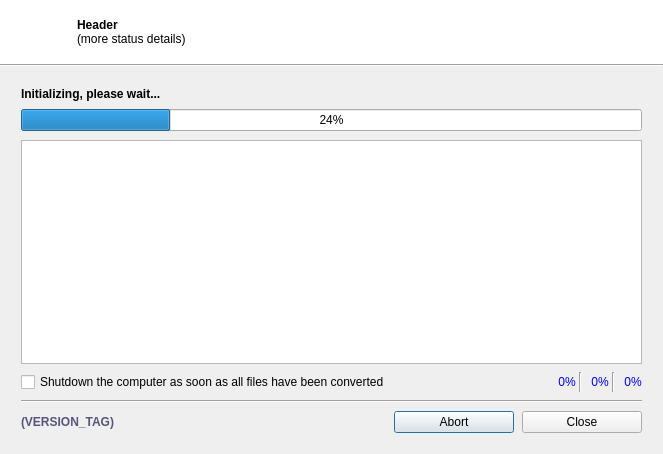
<?xml version="1.0" encoding="UTF-8"?>
<ui version="4.0">
 <class>ProcessingDialog</class>
 <widget class="QDialog" name="ProcessingDialog">
  <property name="geometry">
   <rect>
    <x>0</x>
    <y>0</y>
    <width>663</width>
    <height>454</height>
   </rect>
  </property>
  <property name="windowTitle">
   <string>LameXP - Processing</string>
  </property>
  <property name="windowIcon">
   <iconset resource="../res/Icons.qrc">
    <normaloff>:/icons/sound.png</normaloff>:/icons/sound.png</iconset>
  </property>
  <layout class="QVBoxLayout" name="verticalLayout_2">
   <property name="spacing">
    <number>0</number>
   </property>
   <property name="margin">
    <number>0</number>
   </property>
   <item>
    <layout class="QVBoxLayout" name="layout_base">
     <property name="spacing">
      <number>0</number>
     </property>
     <item>
      <widget class="QFrame" name="frame_header">
       <property name="minimumSize">
        <size>
         <width>0</width>
         <height>64</height>
        </size>
       </property>
       <property name="maximumSize">
        <size>
         <width>16777215</width>
         <height>64</height>
        </size>
       </property>
       <property name="palette">
        <palette>
         <active>
          <colorrole role="Base">
           <brush brushstyle="SolidPattern">
            <color alpha="255">
             <red>255</red>
             <green>255</green>
             <blue>255</blue>
            </color>
           </brush>
          </colorrole>
          <colorrole role="Window">
           <brush brushstyle="SolidPattern">
            <color alpha="255">
             <red>255</red>
             <green>255</green>
             <blue>255</blue>
            </color>
           </brush>
          </colorrole>
         </active>
         <inactive>
          <colorrole role="Base">
           <brush brushstyle="SolidPattern">
            <color alpha="255">
             <red>255</red>
             <green>255</green>
             <blue>255</blue>
            </color>
           </brush>
          </colorrole>
          <colorrole role="Window">
           <brush brushstyle="SolidPattern">
            <color alpha="255">
             <red>255</red>
             <green>255</green>
             <blue>255</blue>
            </color>
           </brush>
          </colorrole>
         </inactive>
         <disabled>
          <colorrole role="Base">
           <brush brushstyle="SolidPattern">
            <color alpha="255">
             <red>255</red>
             <green>255</green>
             <blue>255</blue>
            </color>
           </brush>
          </colorrole>
          <colorrole role="Window">
           <brush brushstyle="SolidPattern">
            <color alpha="255">
             <red>255</red>
             <green>255</green>
             <blue>255</blue>
            </color>
           </brush>
          </colorrole>
         </disabled>
        </palette>
       </property>
       <property name="autoFillBackground">
        <bool>true</bool>
       </property>
       <property name="frameShape">
        <enum>QFrame::NoFrame</enum>
       </property>
       <property name="frameShadow">
        <enum>QFrame::Raised</enum>
       </property>
       <layout class="QHBoxLayout" name="horizontalLayout_3">
        <property name="margin">
         <number>3</number>
        </property>
        <item>
         <layout class="QHBoxLayout" name="layout_verticalHeader">
          <item>
           <spacer name="spacer_horizontalHeader2">
            <property name="orientation">
             <enum>Qt::Horizontal</enum>
            </property>
            <property name="sizeType">
             <enum>QSizePolicy::Fixed</enum>
            </property>
            <property name="sizeHint" stdset="0">
             <size>
              <width>4</width>
              <height>20</height>
             </size>
            </property>
           </spacer>
          </item>
          <item>
           <widget class="QLabel" name="label_headerIcon">
            <property name="minimumSize">
             <size>
              <width>48</width>
              <height>45</height>
             </size>
            </property>
            <property name="maximumSize">
             <size>
              <width>48</width>
              <height>45</height>
             </size>
            </property>
            <property name="text">
             <string/>
            </property>
            <property name="pixmap">
             <pixmap resource="../res/Icons.qrc">:/MainIcon.png</pixmap>
            </property>
            <property name="scaledContents">
             <bool>true</bool>
            </property>
           </widget>
          </item>
          <item>
           <spacer name="spacer_horizontalHeader">
            <property name="orientation">
             <enum>Qt::Horizontal</enum>
            </property>
            <property name="sizeType">
             <enum>QSizePolicy::Fixed</enum>
            </property>
            <property name="sizeHint" stdset="0">
             <size>
              <width>16</width>
              <height>20</height>
             </size>
            </property>
           </spacer>
          </item>
          <item>
           <widget class="QLabel" name="label_headerStatus">
            <property name="text">
             <string notr="true">&lt;b&gt;Header&lt;/b&gt;&lt;br&gt;(more status details)</string>
            </property>
           </widget>
          </item>
          <item>
           <widget class="QLabel" name="label_headerWorking">
            <property name="maximumSize">
             <size>
              <width>48</width>
              <height>16777215</height>
             </size>
            </property>
            <property name="text">
             <string/>
            </property>
            <property name="pixmap">
             <pixmap resource="../res/Images.qrc">:/images/Working.gif</pixmap>
            </property>
            <property name="alignment">
             <set>Qt::AlignCenter</set>
            </property>
           </widget>
          </item>
         </layout>
        </item>
       </layout>
      </widget>
     </item>
     <item>
      <widget class="QFrame" name="frame_verticalLine">
       <property name="minimumSize">
        <size>
         <width>0</width>
         <height>2</height>
        </size>
       </property>
       <property name="maximumSize">
        <size>
         <width>16777215</width>
         <height>2</height>
        </size>
       </property>
       <property name="frameShape">
        <enum>QFrame::HLine</enum>
       </property>
       <property name="frameShadow">
        <enum>QFrame::Sunken</enum>
       </property>
      </widget>
     </item>
     <item>
      <layout class="QVBoxLayout" name="layout_main">
       <property name="spacing">
        <number>8</number>
       </property>
       <property name="margin">
        <number>21</number>
       </property>
       <item>
        <widget class="QLabel" name="label_progress">
         <property name="font">
          <font>
           <weight>75</weight>
           <bold>true</bold>
          </font>
         </property>
         <property name="text">
          <string>Initializing, please wait...</string>
         </property>
        </widget>
       </item>
       <item>
        <widget class="QProgressBar" name="progressBar">
         <property name="value">
          <number>24</number>
         </property>
         <property name="alignment">
          <set>Qt::AlignCenter</set>
         </property>
        </widget>
       </item>
       <item>
        <spacer name="verticalSpacer">
         <property name="orientation">
          <enum>Qt::Vertical</enum>
         </property>
         <property name="sizeType">
          <enum>QSizePolicy::Fixed</enum>
         </property>
         <property name="sizeHint" stdset="0">
          <size>
           <width>20</width>
           <height>1</height>
          </size>
         </property>
        </spacer>
       </item>
       <item>
        <widget class="QTableView" name="view_log">
         <property name="font">
          <font>
           <weight>50</weight>
           <bold>false</bold>
          </font>
         </property>
         <property name="selectionMode">
          <enum>QAbstractItemView::SingleSelection</enum>
         </property>
         <property name="selectionBehavior">
          <enum>QAbstractItemView::SelectRows</enum>
         </property>
         <attribute name="horizontalHeaderHighlightSections">
          <bool>false</bool>
         </attribute>
         <attribute name="verticalHeaderHighlightSections">
          <bool>false</bool>
         </attribute>
        </widget>
       </item>
       <item>
        <layout class="QHBoxLayout" name="horizontalLayout">
         <property name="spacing">
          <number>0</number>
         </property>
         <item>
          <widget class="QCheckBox" name="checkBox_shutdownComputer">
           <property name="sizePolicy">
            <sizepolicy hsizetype="Expanding" vsizetype="Fixed">
             <horstretch>0</horstretch>
             <verstretch>0</verstretch>
            </sizepolicy>
           </property>
           <property name="text">
            <string>Shutdown the computer as soon as all files have been converted</string>
           </property>
          </widget>
         </item>
         <item>
          <spacer name="horizontalSpacer_2">
           <property name="orientation">
            <enum>Qt::Horizontal</enum>
           </property>
           <property name="sizeType">
            <enum>QSizePolicy::Fixed</enum>
           </property>
           <property name="sizeHint" stdset="0">
            <size>
             <width>12</width>
             <height>20</height>
            </size>
           </property>
          </spacer>
         </item>
         <item>
          <widget class="QLabel" name="label_cpuIco">
           <property name="toolTip">
            <string>CPU Usage (Overall)</string>
           </property>
           <property name="text">
            <string notr="true"/>
           </property>
           <property name="pixmap">
            <pixmap resource="../res/Icons.qrc">:/icons/cpu.png</pixmap>
           </property>
          </widget>
         </item>
         <item>
          <widget class="QLabel" name="label_cpu">
           <property name="palette">
            <palette>
             <active>
              <colorrole role="WindowText">
               <brush brushstyle="SolidPattern">
                <color alpha="255">
                 <red>0</red>
                 <green>0</green>
                 <blue>255</blue>
                </color>
               </brush>
              </colorrole>
             </active>
             <inactive>
              <colorrole role="WindowText">
               <brush brushstyle="SolidPattern">
                <color alpha="255">
                 <red>0</red>
                 <green>0</green>
                 <blue>255</blue>
                </color>
               </brush>
              </colorrole>
             </inactive>
             <disabled>
              <colorrole role="WindowText">
               <brush brushstyle="SolidPattern">
                <color alpha="255">
                 <red>120</red>
                 <green>120</green>
                 <blue>120</blue>
                </color>
               </brush>
              </colorrole>
             </disabled>
            </palette>
           </property>
           <property name="font">
            <font>
             <weight>50</weight>
             <bold>false</bold>
            </font>
           </property>
           <property name="toolTip">
            <string>CPU Usage (Overall)</string>
           </property>
           <property name="text">
            <string notr="true">0%</string>
           </property>
           <property name="alignment">
            <set>Qt::AlignCenter</set>
           </property>
          </widget>
         </item>
         <item>
          <widget class="QFrame" name="frame_3">
           <property name="minimumSize">
            <size>
             <width>8</width>
             <height>0</height>
            </size>
           </property>
           <property name="frameShape">
            <enum>QFrame::VLine</enum>
           </property>
           <property name="frameShadow">
            <enum>QFrame::Sunken</enum>
           </property>
          </widget>
         </item>
         <item>
          <widget class="QLabel" name="label_ramIco">
           <property name="toolTip">
            <string>Physical RAM Usage</string>
           </property>
           <property name="text">
            <string notr="true"/>
           </property>
           <property name="pixmap">
            <pixmap resource="../res/Icons.qrc">:/icons/memory.png</pixmap>
           </property>
          </widget>
         </item>
         <item>
          <widget class="QLabel" name="label_ram">
           <property name="palette">
            <palette>
             <active>
              <colorrole role="WindowText">
               <brush brushstyle="SolidPattern">
                <color alpha="255">
                 <red>0</red>
                 <green>0</green>
                 <blue>255</blue>
                </color>
               </brush>
              </colorrole>
             </active>
             <inactive>
              <colorrole role="WindowText">
               <brush brushstyle="SolidPattern">
                <color alpha="255">
                 <red>0</red>
                 <green>0</green>
                 <blue>255</blue>
                </color>
               </brush>
              </colorrole>
             </inactive>
             <disabled>
              <colorrole role="WindowText">
               <brush brushstyle="SolidPattern">
                <color alpha="255">
                 <red>120</red>
                 <green>120</green>
                 <blue>120</blue>
                </color>
               </brush>
              </colorrole>
             </disabled>
            </palette>
           </property>
           <property name="toolTip">
            <string>Physical RAM Usage</string>
           </property>
           <property name="text">
            <string notr="true">0%</string>
           </property>
           <property name="alignment">
            <set>Qt::AlignCenter</set>
           </property>
          </widget>
         </item>
         <item>
          <widget class="QFrame" name="frame_2">
           <property name="minimumSize">
            <size>
             <width>8</width>
             <height>0</height>
            </size>
           </property>
           <property name="frameShape">
            <enum>QFrame::VLine</enum>
           </property>
           <property name="frameShadow">
            <enum>QFrame::Sunken</enum>
           </property>
          </widget>
         </item>
         <item>
          <widget class="QLabel" name="label_diskIco">
           <property name="toolTip">
            <string>Free Disk Space (Temp Folder)</string>
           </property>
           <property name="text">
            <string notr="true"/>
           </property>
           <property name="pixmap">
            <pixmap resource="../res/Icons.qrc">:/icons/drive.png</pixmap>
           </property>
          </widget>
         </item>
         <item>
          <widget class="QLabel" name="label_disk">
           <property name="palette">
            <palette>
             <active>
              <colorrole role="WindowText">
               <brush brushstyle="SolidPattern">
                <color alpha="255">
                 <red>0</red>
                 <green>0</green>
                 <blue>255</blue>
                </color>
               </brush>
              </colorrole>
             </active>
             <inactive>
              <colorrole role="WindowText">
               <brush brushstyle="SolidPattern">
                <color alpha="255">
                 <red>0</red>
                 <green>0</green>
                 <blue>255</blue>
                </color>
               </brush>
              </colorrole>
             </inactive>
             <disabled>
              <colorrole role="WindowText">
               <brush brushstyle="SolidPattern">
                <color alpha="255">
                 <red>120</red>
                 <green>120</green>
                 <blue>120</blue>
                </color>
               </brush>
              </colorrole>
             </disabled>
            </palette>
           </property>
           <property name="toolTip">
            <string>Free Disk Space (Temp Folder)</string>
           </property>
           <property name="text">
            <string notr="true">0%</string>
           </property>
           <property name="alignment">
            <set>Qt::AlignCenter</set>
           </property>
          </widget>
         </item>
        </layout>
       </item>
       <item>
        <widget class="QFrame" name="frame">
         <property name="frameShape">
          <enum>QFrame::HLine</enum>
         </property>
         <property name="frameShadow">
          <enum>QFrame::Sunken</enum>
         </property>
        </widget>
       </item>
       <item>
        <layout class="QHBoxLayout" name="layout_horizontal">
         <item>
          <widget class="QLabel" name="label_versionInfo">
           <property name="enabled">
            <bool>true</bool>
           </property>
           <property name="palette">
            <palette>
             <active>
              <colorrole role="WindowText">
               <brush brushstyle="SolidPattern">
                <color alpha="255">
                 <red>85</red>
                 <green>85</green>
                 <blue>127</blue>
                </color>
               </brush>
              </colorrole>
             </active>
             <inactive>
              <colorrole role="WindowText">
               <brush brushstyle="SolidPattern">
                <color alpha="255">
                 <red>85</red>
                 <green>85</green>
                 <blue>127</blue>
                </color>
               </brush>
              </colorrole>
             </inactive>
             <disabled>
              <colorrole role="WindowText">
               <brush brushstyle="SolidPattern">
                <color alpha="255">
                 <red>120</red>
                 <green>120</green>
                 <blue>120</blue>
                </color>
               </brush>
              </colorrole>
             </disabled>
            </palette>
           </property>
           <property name="font">
            <font>
             <weight>75</weight>
             <bold>true</bold>
            </font>
           </property>
           <property name="cursor">
            <cursorShape>PointingHandCursor</cursorShape>
           </property>
           <property name="text">
            <string notr="true">(VERSION_TAG)</string>
           </property>
           <property name="alignment">
            <set>Qt::AlignLeading|Qt::AlignLeft|Qt::AlignVCenter</set>
           </property>
          </widget>
         </item>
         <item>
          <spacer name="spacer_vertical">
           <property name="orientation">
            <enum>Qt::Horizontal</enum>
           </property>
           <property name="sizeHint" stdset="0">
            <size>
             <width>40</width>
             <height>20</height>
            </size>
           </property>
          </spacer>
         </item>
         <item>
          <widget class="QPushButton" name="button_AbortProcess">
           <property name="minimumSize">
            <size>
             <width>120</width>
             <height>0</height>
            </size>
           </property>
           <property name="text">
            <string>Abort</string>
           </property>
           <property name="icon">
            <iconset resource="../res/Icons.qrc">
             <normaloff>:/icons/cancel.png</normaloff>:/icons/cancel.png</iconset>
           </property>
           <property name="iconSize">
            <size>
             <width>16</width>
             <height>16</height>
            </size>
           </property>
          </widget>
         </item>
         <item>
          <widget class="QPushButton" name="button_closeDialog">
           <property name="minimumSize">
            <size>
             <width>120</width>
             <height>0</height>
            </size>
           </property>
           <property name="text">
            <string>Close</string>
           </property>
           <property name="icon">
            <iconset resource="../res/Icons.qrc">
             <normaloff>:/icons/accept.png</normaloff>:/icons/accept.png</iconset>
           </property>
           <property name="iconSize">
            <size>
             <width>16</width>
             <height>16</height>
            </size>
           </property>
          </widget>
         </item>
        </layout>
       </item>
      </layout>
     </item>
    </layout>
   </item>
  </layout>
 </widget>
 <resources>
  <include location="../res/Icons.qrc"/>
  <include location="../res/Images.qrc"/>
  <include location="../res/Icons.qrc"/>
  <include location="../res/Images.qrc"/>
  <include location="../res/Icons.qrc"/>
  <include location="../res/Images.qrc"/>
  <include location="../res/Icons.qrc"/>
  <include location="../res/Images.qrc"/>
  <include location="../res/Icons.qrc"/>
  <include location="../res/Images.qrc"/>
  <include location="../res/Icons.qrc"/>
  <include location="../res/Images.qrc"/>
  <include location="../res/Icons.qrc"/>
  <include location="../res/Images.qrc"/>
  <include location="../res/Icons.qrc"/>
  <include location="../res/Images.qrc"/>
  <include location="../res/Icons.qrc"/>
  <include location="../res/Images.qrc"/>
  <include location="../res/Icons.qrc"/>
  <include location="../res/Images.qrc"/>
  <include location="../res/Icons.qrc"/>
  <include location="../res/Images.qrc"/>
  <include location="../res/Icons.qrc"/>
  <include location="../res/Images.qrc"/>
  <include location="../res/Icons.qrc"/>
  <include location="../res/Images.qrc"/>
 </resources>
 <connections>
  <connection>
   <sender>button_closeDialog</sender>
   <signal>clicked()</signal>
   <receiver>ProcessingDialog</receiver>
   <slot>accept()</slot>
   <hints>
    <hint type="sourcelabel">
     <x>579</x>
     <y>422</y>
    </hint>
    <hint type="destinationlabel">
     <x>331</x>
     <y>228</y>
    </hint>
   </hints>
  </connection>
 </connections>
</ui>
